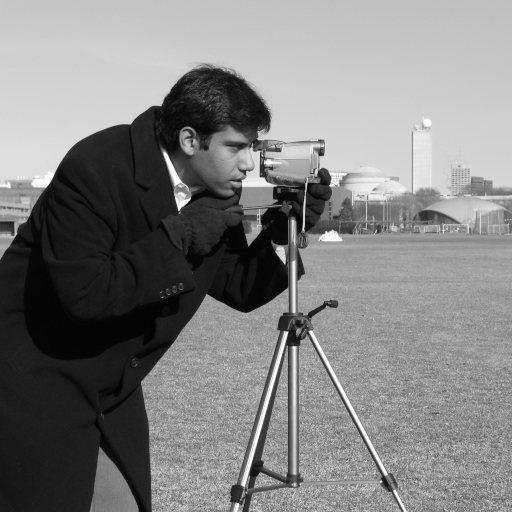
#> input picture images/source/camera.png, 512 x 512 px
$ python practice_01.py
#> lines starting #> are read from the running program, lines starting #| are printed output that depends on the picture; long printed decimals are rounded
import cv2
import numpy as np
import matplotlib.pyplot as plt
from pathlib import Path

BASE = Path(__file__).resolve().parent.parent
IMG = BASE / "images" / "source"
OUT = BASE / "outputs"
OUT.mkdir(exist_ok=True)

camera = cv2.imread(str(IMG / "camera.png"), cv2.IMREAD_GRAYSCALE)
#> camera is the input picture: shape (512, 512); min 0, max 255, mean 129.1
astronaut = cv2.imread(str(IMG / "astronaut.png"))
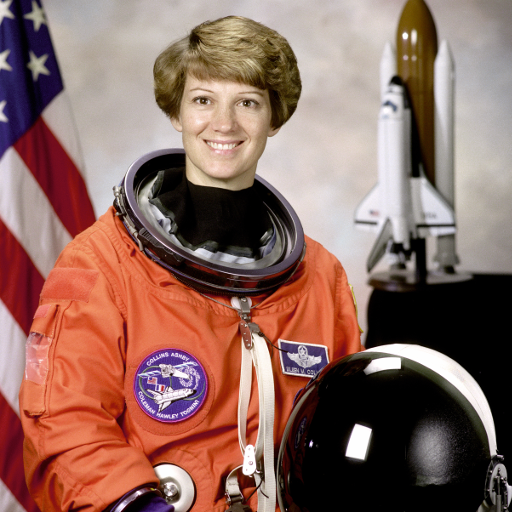
#> input picture images/source/astronaut.png, 512 x 512 px
#> astronaut is the input picture: shape (512, 512, 3); mean B, G, R 96.5, 105.8, 141.6
coffee = cv2.imread(str(IMG / "coffee.png"))
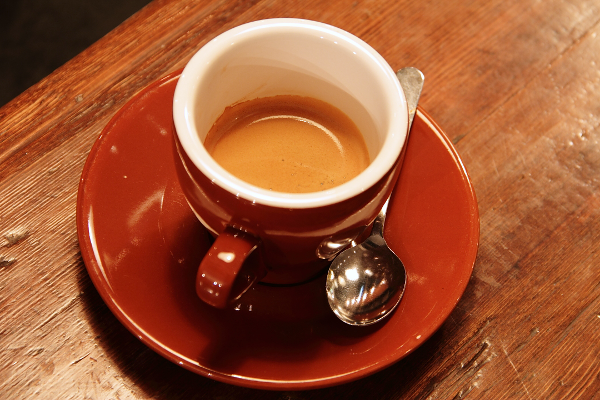
#> input picture images/source/coffee.png, 600 x 400 px
#> coffee is the input picture: shape (400, 600, 3); mean B, G, R 51.5, 85.8, 158.6

print("camera:", camera.dtype, camera.min(), camera.max(), camera.shape[1], camera.shape[0])
#| camera: uint8 0 255 512 512
print("pixel (100, 70):", int(camera[70, 100]))
#| pixel (100, 70): 207

rgb = cv2.cvtColor(astronaut, cv2.COLOR_BGR2RGB)
channels = [rgb[:, :, 0], rgb[:, :, 1], rgb[:, :, 2]]
gray_cv = cv2.cvtColor(astronaut, cv2.COLOR_BGR2GRAY)
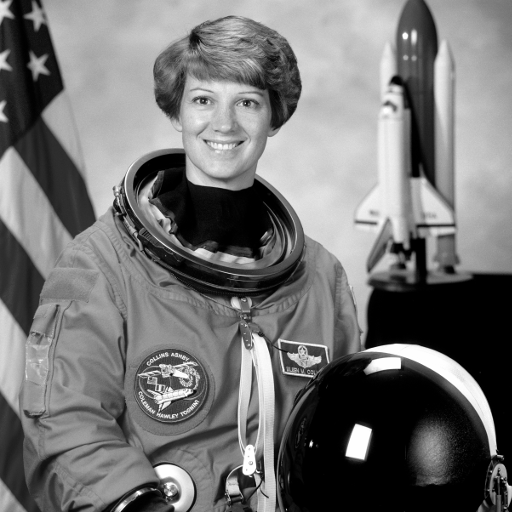
#> gray_cv: shape (512, 512); min 0, max 255, mean 115.4
gray_manual = np.clip(0.299 * rgb[:, :, 0] + 0.587 * rgb[:, :, 1] + 0.114 * rgb[:, :, 2], 0, 255).astype(np.uint8)
print("Gray absolute difference:", np.abs(gray_cv.astype(np.int16) - gray_manual.astype(np.int16)).max(), np.mean(np.abs(gray_cv.astype(np.int16) - gray_manual.astype(np.int16))))
#| Gray absolute difference: 1 0.4493
bright = np.clip(camera.astype(np.int16) + 35, 0, 255).astype(np.uint8)
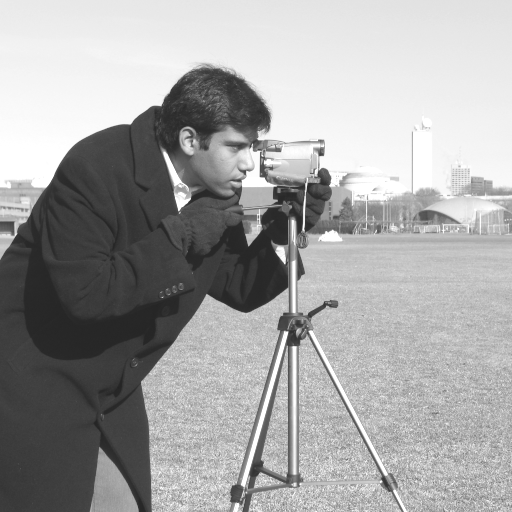
#> bright: shape (512, 512); min 35, max 255, mean 163.8
coffee_gray = cv2.cvtColor(coffee, cv2.COLOR_BGR2GRAY)
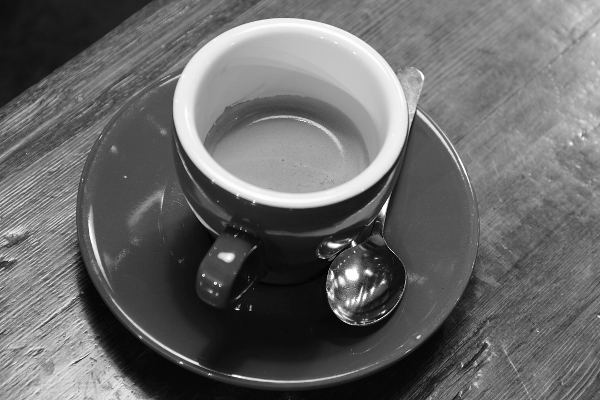
#> coffee_gray: shape (400, 600); min 0, max 255, mean 103.7
print("camera mean/std:", camera.mean(), camera.std())
#| camera mean/std: 129.061 73.645
print("coffee mean/std:", coffee_gray.mean(), coffee_gray.std())
#| coffee mean/std: 103.652 58.115

fig, axes = plt.subplots(2, 4, figsize=(15, 8))
axes[0, 0].imshow(rgb); axes[0, 0].set_title("Astronaut RGB")
for ax, channel, name in zip(axes[0, 1:], channels, ["R", "G", "B"]): ax.imshow(channel, cmap="gray"); ax.set_title(name)
#> this loop made 3 passes
#> name on passes 1 to 3: 'R', 'G', 'B'
axes[1, 0].imshow(gray_cv, cmap="gray"); axes[1, 0].set_title("Gray OpenCV")
axes[1, 1].imshow(gray_manual, cmap="gray"); axes[1, 1].set_title("Gray weighted")
axes[1, 2].hist(camera.ravel(), 256, range=(0, 256), alpha=.6, label="Original")
axes[1, 2].hist(bright.ravel(), 256, range=(0, 256), alpha=.6, label="Brightness +35"); axes[1, 2].legend(); axes[1, 2].set_title("Histograms")
axes[1, 3].imshow(coffee_gray, cmap="gray"); axes[1, 3].set_title("Coffee grayscale")
for ax in axes.ravel(): ax.axis("off")
plt.tight_layout(); plt.savefig(OUT / "01_channels.png", dpi=150); plt.show()
#> after `plt.tight_layout()`:
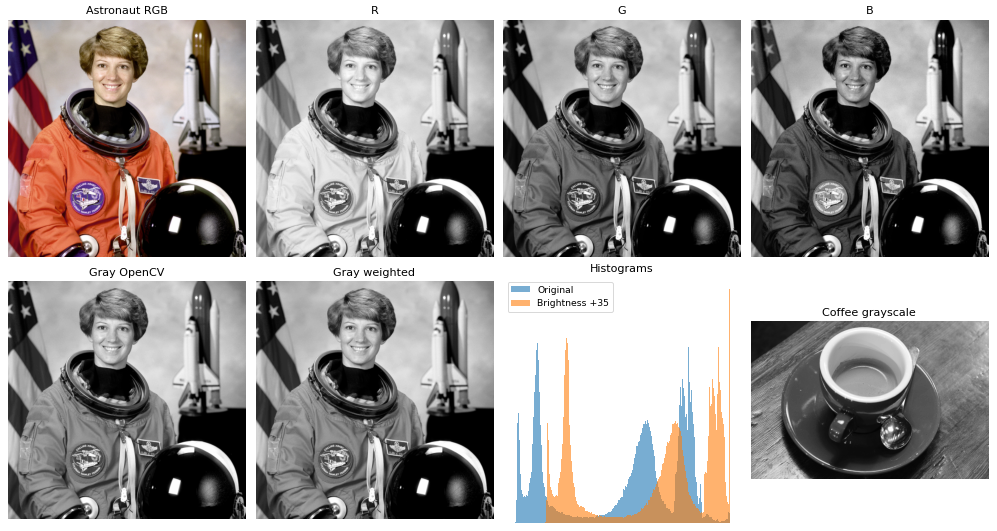
#> figure drawn by matplotlib, 8 panels
